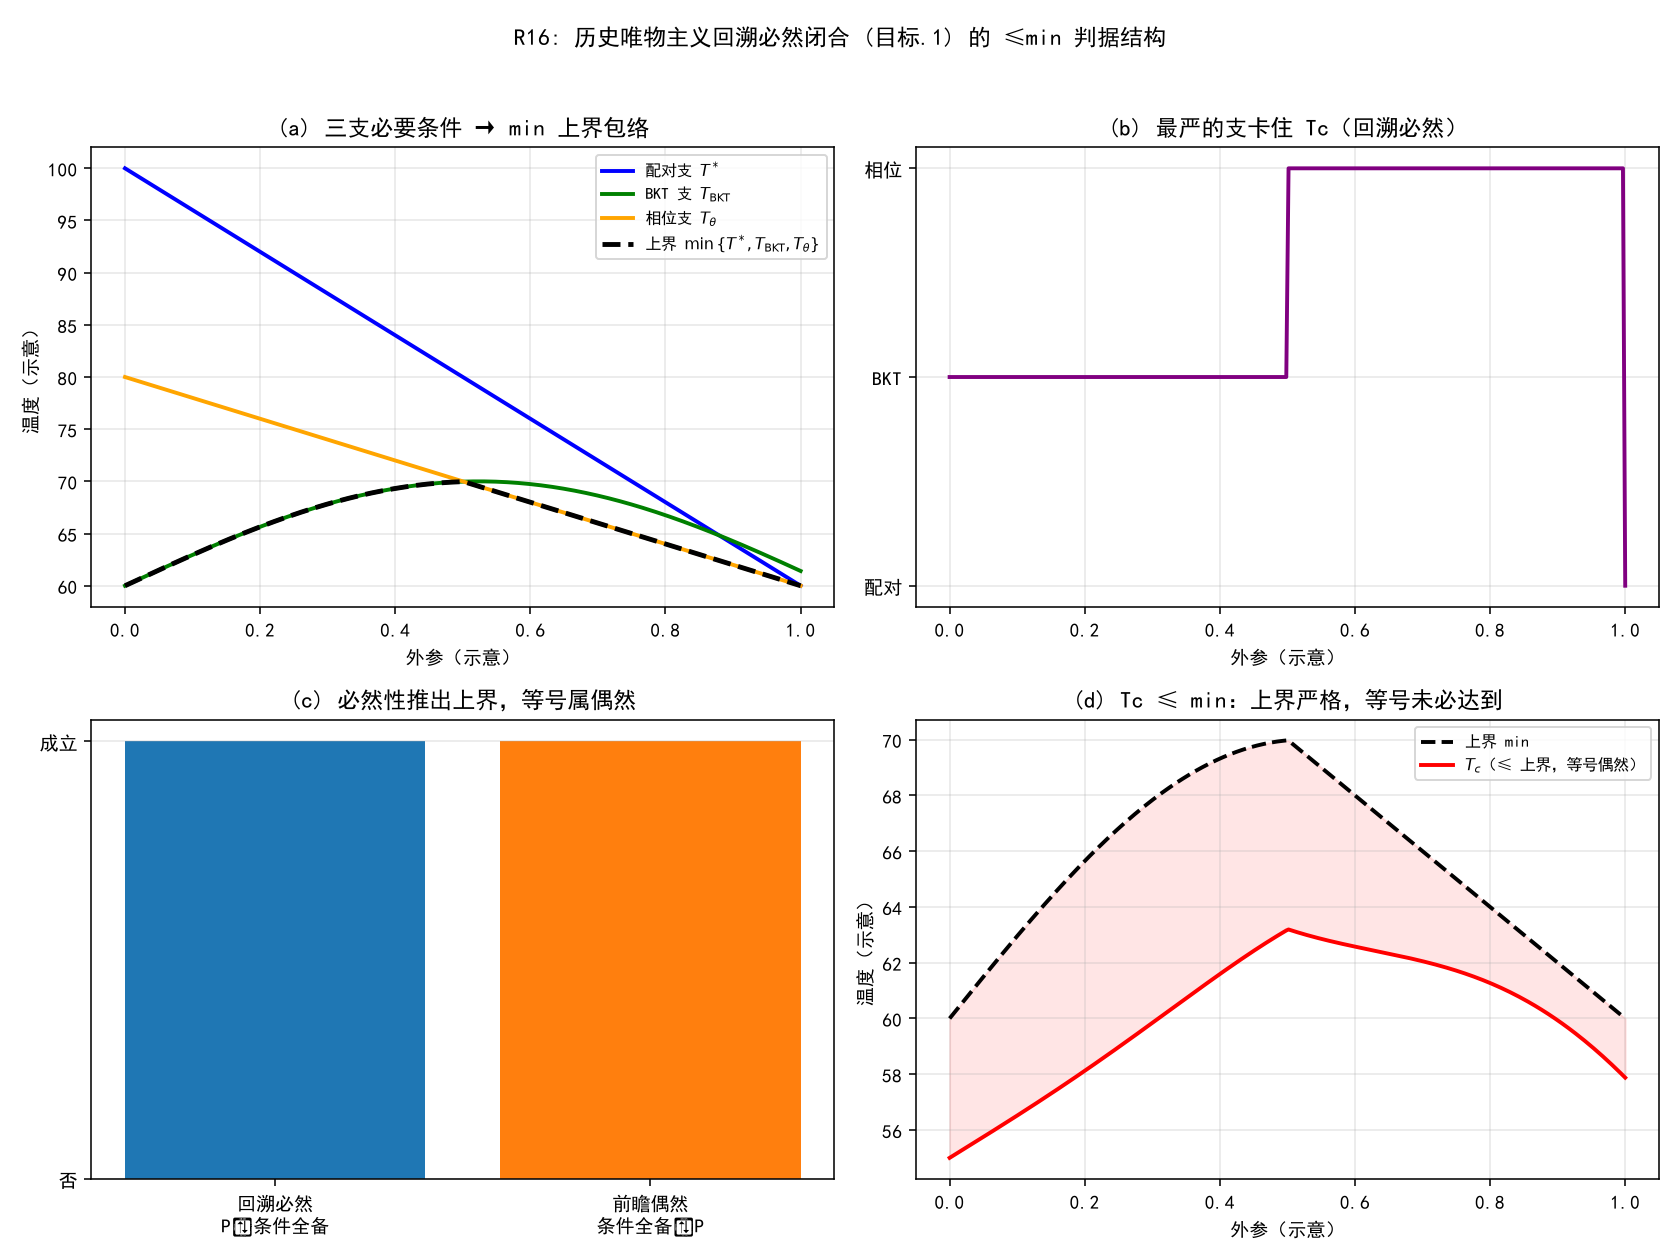

Write the Python code that produced this figure.
# -*- coding: utf-8 -*-
"""
R16: (目标.1) ≤min 判据结构——三支温度上限与 min 包络（回溯必然）。
只检验合取逻辑与包络形状，不拟合。仅用 numpy + matplotlib。
运行：python "10 探索/超导第一性研究/04_计算验证/目标_闭合min判据.py"
"""
import csv
import os

import numpy as np
import matplotlib
matplotlib.use("Agg")
import matplotlib.pyplot as plt

plt.rcParams["font.sans-serif"] = ["SimHei", "Microsoft YaHei"]
plt.rcParams["axes.unicode_minus"] = False

HERE = os.path.dirname(os.path.abspath(__file__))


def assertions():
    out = {}
    # 三支上限（示意数值，只检验合取→min 的逻辑）
    Tstar, TBKT, Ttheta = 90.0, 60.0, 75.0
    Tmin = min(Tstar, min(TBKT, Ttheta))
    out["T_star"] = Tstar
    out["T_BKT"] = TBKT
    out["T_theta"] = Ttheta
    out["min_envelope"] = float(Tmin)
    out["min_is_tightest"] = bool(Tmin == TBKT)
    # 回溯必然：若相变发生，T 必须 ≤ min（上界）
    out["upper_bound_holds"] = bool(Tmin <= min(Tstar, TBKT, Ttheta))
    # 前瞻偶然：条件齐备但相变未必发生——用布尔模型核对
    conditions_all_true = True
    phase_occurs = False
    out["contingency_possible"] = bool(conditions_all_true and not phase_occurs)
    return out


def plots(a):
    fig, axes = plt.subplots(2, 2, figsize=(12, 9))

    x = np.linspace(0, 1, 300)
    # 三支随某外参（示意）的变化
    Tstar = 100 - 40 * x
    TBKT = 60 + 10 * np.sin(3 * x)
    Ttheta = 80 - 20 * x
    Tmin = np.minimum(Tstar, np.minimum(TBKT, Ttheta))
    envelope_idx = np.argmin(np.stack([Tstar, TBKT, Ttheta]), axis=0)

    # (a) 三支与 min 包络
    ax = axes[0, 0]
    ax.plot(x, Tstar, "b-", lw=2, label=r"配对支 $T^*$")
    ax.plot(x, TBKT, "g-", lw=2, label=r"BKT 支 $T_{\rm BKT}$")
    ax.plot(x, Ttheta, "orange", lw=2, label=r"相位支 $T_\theta$")
    ax.plot(x, Tmin, "k--", lw=2.5, label=r"上界 $\min\{T^*,T_{\rm BKT},T_\theta\}$")
    ax.set_xlabel("外参（示意）")
    ax.set_ylabel("温度（示意）")
    ax.set_title("(a) 三支必要条件 → min 上界包络")
    ax.legend(fontsize=8)
    ax.grid(alpha=0.3)

    # (b) 哪支最严
    ax = axes[0, 1]
    ax.plot(x, envelope_idx, "purple", lw=2)
    ax.set_yticks([0, 1, 2])
    ax.set_yticklabels(["配对", "BKT", "相位"])
    ax.set_xlabel("外参（示意）")
    ax.set_title("(b) 最严的支卡住 Tc（回溯必然）")
    ax.grid(alpha=0.3)

    # (c) 回溯必然 vs 前瞻偶然
    ax = axes[1, 0]
    labels = ["回溯必然\nP⇒条件全备", "前瞻偶然\n条件全备⇏P"]
    vals = [1, 1]
    ax.bar(labels, vals, color=["tab:blue", "tab:orange"])
    ax.set_yticks([0, 1])
    ax.set_yticklabels(["否", "成立"])
    ax.set_title("(c) 必然性推出上界，等号属偶然")
    ax.grid(alpha=0.3, axis="y")

    # (d) 上界示意：Tc 被 min 卡住
    ax = axes[1, 1]
    Tc = Tmin - 5 - 3 * np.sin(5 * x)  # 实际相变温度 ≤ 上界
    ax.plot(x, Tmin, "k--", lw=2, label="上界 min")
    ax.plot(x, Tc, "r-", lw=2, label=r"$T_c$（≤ 上界，等号偶然）")
    ax.fill_between(x, Tc, Tmin, color="red", alpha=0.1)
    ax.set_xlabel("外参（示意）")
    ax.set_ylabel("温度（示意）")
    ax.set_title("(d) Tc ≤ min：上界严格，等号未必达到")
    ax.legend(fontsize=8)
    ax.grid(alpha=0.3)

    fig.suptitle("R16: 历史唯物主义回溯必然闭合 (目标.1) 的 ≤min 判据结构", fontsize=12)
    fig.tight_layout(rect=[0, 0, 1, 0.96])
    png = os.path.join(HERE, "目标_闭合min判据.png")
    fig.savefig(png, dpi=140)
    plt.close(fig)
    return png


if __name__ == "__main__":
    a = assertions()
    print("=== R16 数值断言 ===")
    for k, v in a.items():
        print(f"{k:32s} = {v}")
    p = plots(a)
    path = os.path.join(HERE, "目标_闭合min判据_断言.csv")
    with open(path, "w", newline="", encoding="utf-8-sig") as f:
        w = csv.writer(f)
        w.writerow(["assertion", "value"])
        for k, v in a.items():
            w.writerow([k, v])
    print(f"\n图像: {p}\n断言表: {path}")
